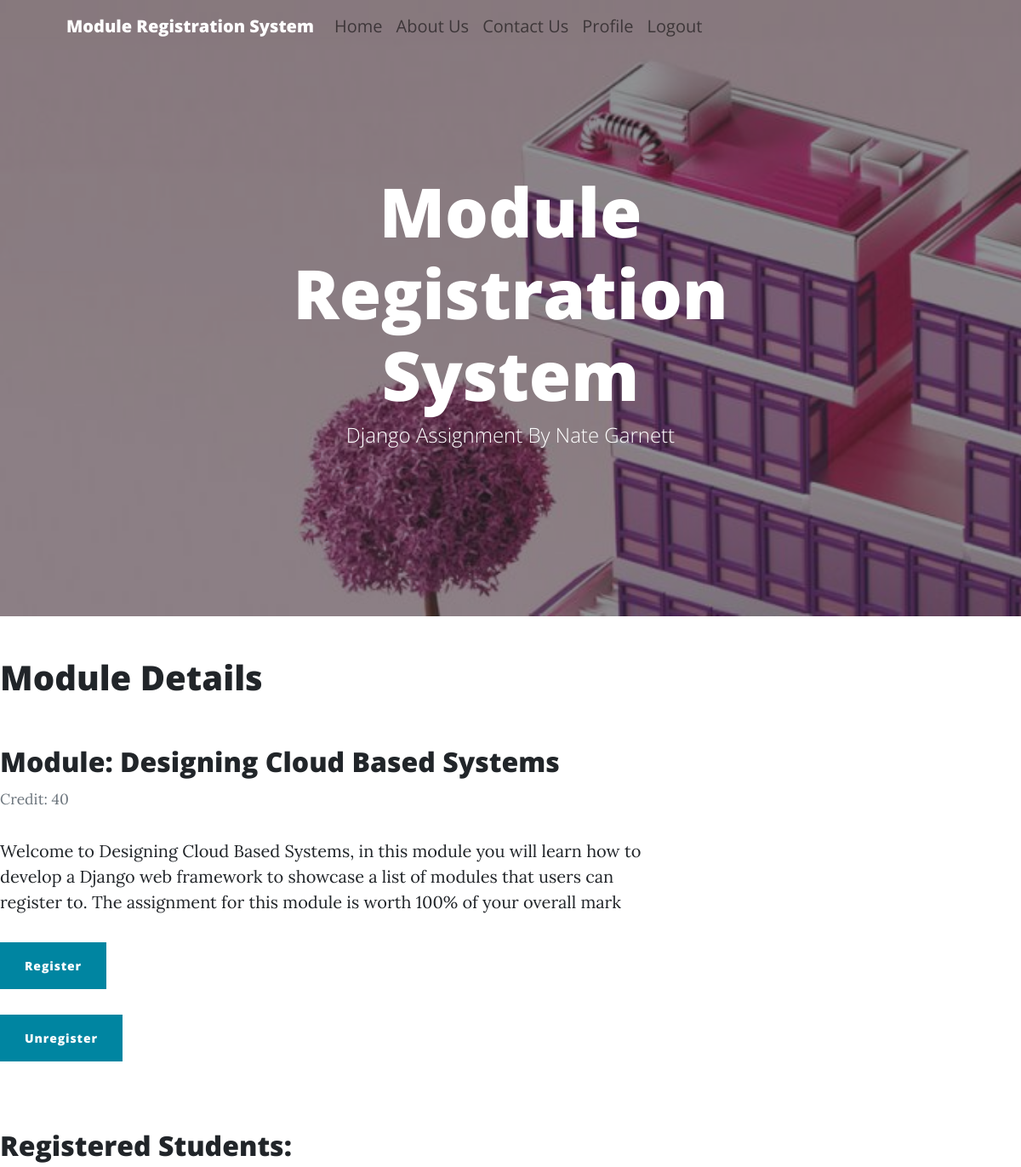
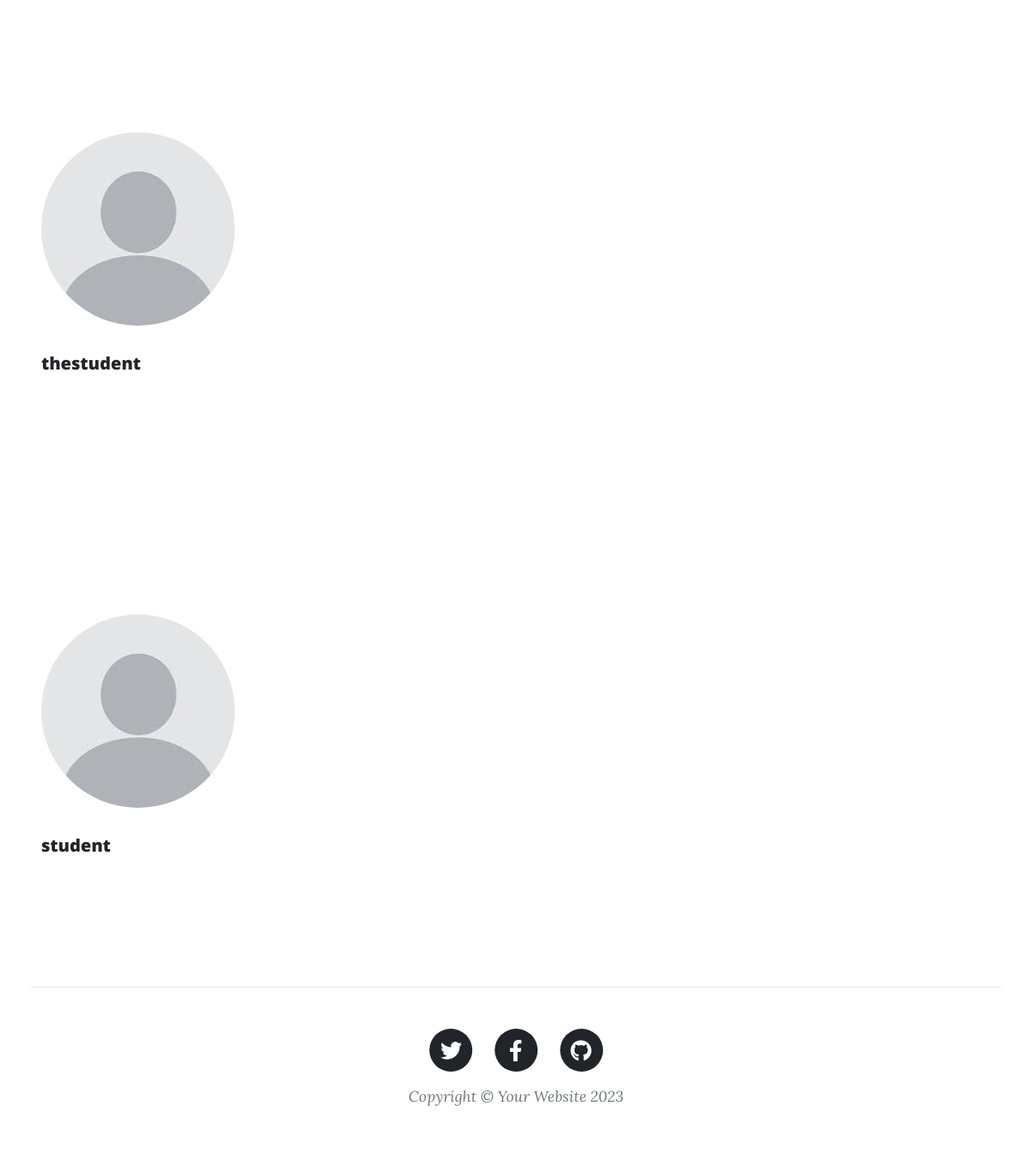
The app's page /module/1 (signed in) with its own data (2 pictures, top to bottom).
### ModuleRegistrationSystem/models.py (models this page shows, shortened)
class Module(models.Model):
    name = models.CharField(max_length = 100)
    code = models.PositiveIntegerField()
    credit = models.PositiveIntegerField()
    category = models.CharField(max_length = 100, choices = [('Face-to-Face', 'Face-to-Face'), ('Online', 'Online')])
    description = models.TextField()
    availability = models.CharField(max_length = 100 , choices = [('Open', 'Open'), ('Closed', 'Closed')])
    courses = models.ManyToManyField(Group)

class Registration(models.Model):
    student = models.ForeignKey(User, related_name = 'registrations', on_delete = models.CASCADE)
    module = models.ForeignKey(Module, related_name = 'registrations', on_delete = models.CASCADE)
    date_of_registration = models.DateField(default = timezone.now)

### students/models.py (models this page shows, shortened)
class Profile(models.Model):
    user = models.OneToOneField(User, null = True, on_delete = models.CASCADE)
    image = models.ImageField(default = 'profile_pics/default.jpeg', upload_to = 'profile_pics')
    date = models.DateField(default=timezone.now)
    address = models.CharField(max_length= 50, blank = True)
    city_town = models.CharField(max_length= 50, blank = True)
    country = models.CharField( max_length= 50, blank = True )

### ModuleRegistrationSystem/views.py (the view)
# urls.py: path('module/<int:pk>', PostDetailView.as_view(), name = 'module-detail'),
class PostDetailView(DetailView):
    model = Module
    def get_context_data(self, **kwargs):
        context = super().get_context_data(**kwargs)
        registrations = Registration.objects.filter(module = self.object)
        context.update({'title': 'Contact Us', 'registrations': registrations})
        return context

### ModuleRegistrationSystem/templates/ModuleRegistrationSystem/module_detail.html (shortened to what this page needs)
{% extends "ModuleRegistrationSystem/base.html" %}
{% block content %}
<body>
    <h1>Module Details</h1>
    <section class="py-5" id="features">
        <div class="media-body">
            <h2 class="article-title"> Module: {{object.name}}</h2>
            <small class="text-muted"> Credit: {{ module.credit }}</small>
            <p class="article-content">{{ module.description }}</p>
            <form method="post" action="{% url 'ModuleRegistrationSystem:register_module' module.id %}">
                <button class="btn btn-primary" type="submit">Register</button>
            </form>
            <form method="post" action="{% url 'ModuleRegistrationSystem:unregister_module' module.id %}">
                <button class="btn btn-primary" type="submit">Unregister</button>
            </form>
        </div>
    </section>
    <h2><p class="article-content">Registered Students: </p>  </h2>
    {% for registration in registrations %}
    <section class="py-5" id="features">
        <div class="container px-5 my-5">
            <div class="row gx-5">
                <div class="col-lg-8">
                    <div class="row gx-5 row-cols-1 row-cols-md-2">
                        <div class="col mb-5 h-100">
                            <p><img class="rounded-circle article-img" src="{{user.profile.image.url}}"></p>
                            <h2 class="h5"><a class="article-title" href="{% url 'profile' %}">{{ registration.student }}</a></h2>
                        </div>
                    </div>
                </div>
            </div>
        </div>
    </section>
{% endfor %}
</body>
{% endblock content %}

### records on screen
Module: name "Designing Cloud Based Systems", credit "40", description "Welcome to Designing Cloud Based Systems, in this module you will learn how to develop a Django web framework to showcase a list of modules that users can register to. The assignment for this module is worth 100% of your overall mark"
Registration: profile.image (placeholder picture), student "thestudent"
Registration: profile.image (placeholder picture), student "student"
